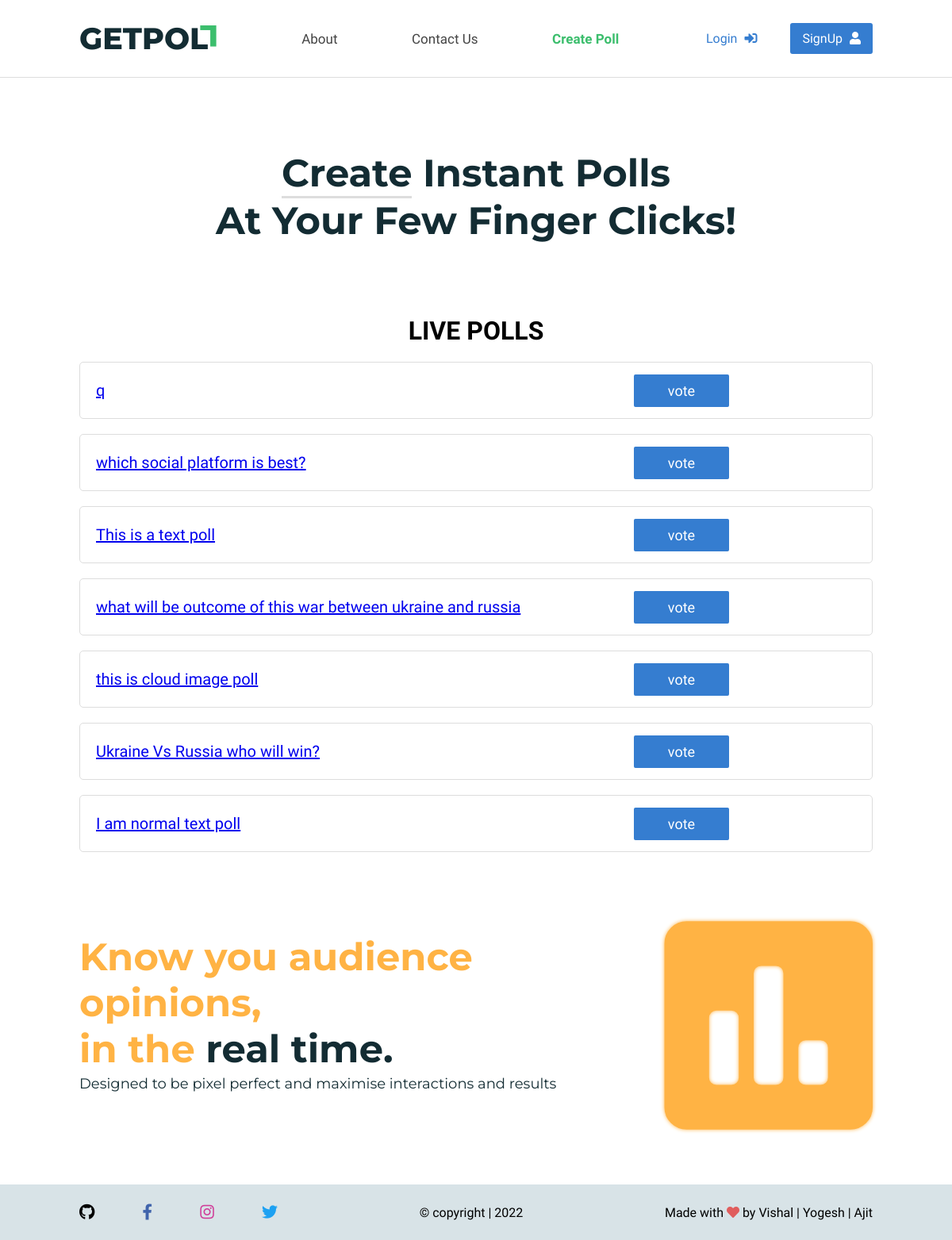
The app's page /, older data.
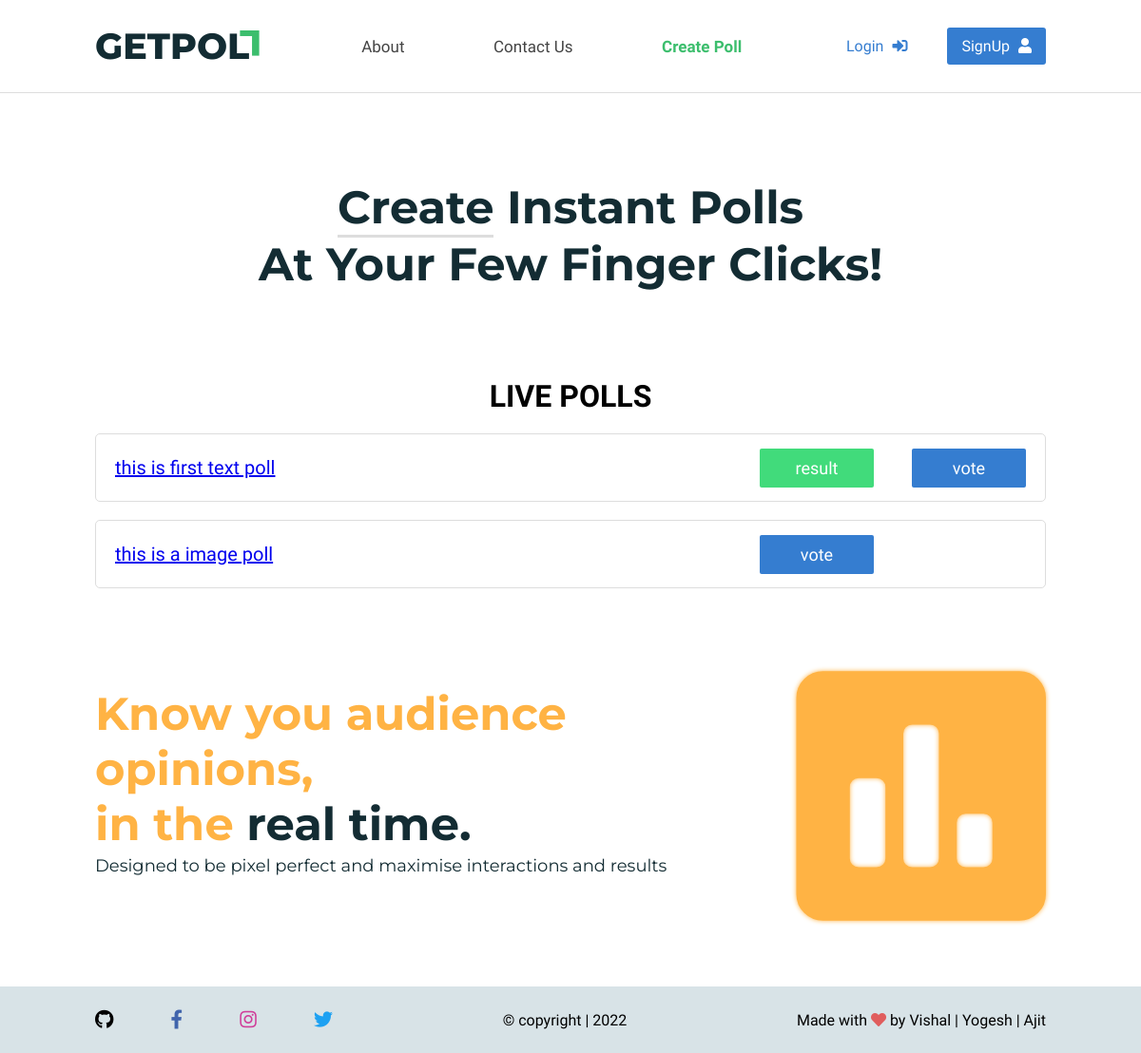
The same page, newer data.
### poll/models.py (models this page shows, shortened)
class Poll(models.Model):
    question = models.CharField(max_length=200)
    is_eligible = models.BooleanField(default=False)
    time = models.IntegerField(help_text="duration of the poll in minutes")
    user = models.ForeignKey(User, on_delete=models.CASCADE)
    created = models.DateTimeField(auto_now_add=True)

### poll/views.py (the view)
# urls.py: path('', views.PollListView.as_view(), name="home"),
class PollListView(ListView):
    model = Poll #object_list
    template_name = 'poll/main.html'
    ordering = ['-created']

### poll/templates/poll/main.html (shortened to what this page needs)
{% extends "poll/base.html" %}
{% load static %}
{% block content %}
<section class="upper-content">
    <p class="tagline"><a href="{% url 'create' %}">Create</a> Instant Polls <br> At Your Few Finger Clicks!</p>
</section>
<h1 style="text-align: center; margin-bottom: 20px;">LIVE POLLS</h1>
{% for poll in object_list %}
    <div class="card" style="z-index: 0;">
      <div class="card-body">
        <a class="question" href="{% url 'poll-detail' poll.id %}">{{poll.question}}</a>
        <div class="result-vote">
          {% if poll.is_eligible or poll.user == user %}
          <a class="result" href="{% url 'result' poll.id%}">result</a>
          {% endif %}
          <a class="vote" href="{% url 'poll-detail' poll.id%}">vote</a>
        </div>
      </div>
    </div>
    <br>
{% endfor %}
<section class="middle-content">
  <p class="p1">Know you audience opinions,<br>in the <span>real time.</span><br>
  <span class="p2">Designed to be pixel perfect and maximise interactions and results</span>
  </p>
  <i class="fas fa-poll"></i>
</section>
{% endblock content %}

### poll/templates/poll/base.html (shortened to what this page needs)
{% load static %}
<!DOCTYPE html>
<html lang="en">
<head>
    <link rel="stylesheet" href="https://use.fontawesome.com/releases/v5.15.4/css/all.css">
    <link rel="stylesheet" href="{% static '/poll/base.css' %}">
</head>
<body>
      {% block header %}
        {% include 'poll/navbar.html' %}
      {% endblock %}
      {% block content %}
      {% endblock %}
    {% block footer %}
    <footer>
        <div class="social-links-wrapper">
            <i class="socio fab fa-github"></i>
            <i class="socio fab fa-facebook-f"></i>
            <i class="socio fab fa-instagram"></i>
            <i class="socio fab fa-twitter"></i>
      </div>
      <div>
        &copy; copyright | 2022
      </div>
      <div lass="creators">Made with <i class="fas fa-heart"></i> by Vishal | Yogesh | Ajit</div>
    </footer>
    {% endblock %}
</body>
</html>

### poll/templates/poll/navbar.html
<header class="nav-bar">
  <a class="logo" href="{% url 'home' %}">GETPOL<span>L</span></a>
  <div class="nav-links-wrapper">
    {% if user.is_authenticated %}
      <a href="{% url 'user-poll' %}" class="nav-links nav-links-1">Dashboard</a>
      <a href="{% url 'profile-info' %}" class="nav-links nav-links-2">Profile</a>
    {% else %}
      <a href="#" class="nav-links nav-links-1">About</a>
      <a href="#" class="nav-links nav-links-2">Contact Us</a>
    {% endif %}
      <a href="{% url 'create' %}" class="nav-links nav-links-3">Create Poll</a>
  </div>
  <div class="right">
    {% if user.is_authenticated %}
      <a href="{% url 'account_logout' %}" class="sign in logout">Logout <i class="fas fa-sign-out-alt"></i></a>
      <div class="nav-menu">
        <i class="fa fa-solid fa-user profile-settings"></i>
        <div class="profile-dashboard-menu">
            <a class="item" href="{% url 'profile-info' %}">
              Profile
            </a>
            <a class="item" href="{% url 'account_set_password' %}">
              Set Password
            </a>
            <a class="item" href="{% url 'account_email' %}">
              Add Email
            </a>
        </div>
      </div>
    {% else %}
      <a href="{% url 'account_login' %}" class="sign in">Login <i class="fas fa-sign-in-alt"></i></a>
      <a href="{% url 'account_signup' %}" class="sign up">SignUp <i class="fas fa-user"></i></a>
    {% endif %}
  </div>
</header>

### poll/static/poll/base.css (style rules this page uses)
* { margin: 0; padding: 0; }
body { margin: 0; padding: 0; box-sizing: border-box; font-family: 'Varela Round', sans-serif; position: relative; min-height: calc(100vh - 70px); }
.nav-bar { display: flex; justify-content: space-between; align-items: center; box-sizing: border-box; position: sticky; top:0; background-color: white; border-bottom: 1px solid #ddd; z-index: 1; padding: 25px 100px; }
.logo { font-size: 38px; font-family: 'Montserrat', sans-serif; font-weight: 800; color: #132C33; cursor: pointer; text-decoration: none; transition : all 0.1s ease-in-out; }
.logo span { margin: 0; padding: 0; display: inline-block; text-decoration: none; color: #3cbe6d; transform: rotate(-180deg); position: relative; right: 10px; bottom: 3px; }
.nav-links-wrapper { display: flex; justify-content: space-between; align-items: center; font-size: 17px; width: 40%; }
.nav-links { font-size: 17px; color: #444444; cursor: pointer; text-decoration: none; font-style: none; transition: all 0.3s ease; }
.nav-links-3 { color: #3cbe6d; font-weight: bold; }
.right { display: flex; justify-content: space-between; align-items: center; width: 22.5%; transition: all 0.3s ease; }
.fa-sign-in-alt, .fa-user { margin-left: 5px; }
.sign { padding: 10px 15px; text-align: center; border-radius: 3px; text-decoration: none; cursor: pointer; transition: all 0.3s ease; }
.in { color: #357dd0; }
.up { color: white; background-color: #357dd0; }
.upper-content { color: #132C33; height: 300px; display: flex; justify-content: center; align-items: center; font-size: 48px; font-family: 'Montserrat', sans-serif; font-weight: 700; line-height: 60px; }
.tagline { text-align: center; }
.upper-content a { color: #132C33; text-decoration: none; border-bottom: 3px solid #ddd; }
.middle-content { font-family: 'Montserrat', sans-serif; font-weight: 400; color: #FFB344; font-size: 48px; font-weight: bold; display: flex; justify-content: space-between; align-items: center; border-spacing: 1px; padding: 50px 100px; }
.middle-content span { color: #132C33; }
.p2 { color: grey; font-size: 18px; font-weight: normal; position: relative; top: -25px; }
.fa-poll { font-size: 300px; transform: rotate3d(45deg); text-shadow: 0 0 5px #FFB344; }
footer { display: flex; justify-content: space-between; align-items: center; height: 70px; background-color: #D8E3E7; padding: 0 100px; }
.social-links-wrapper { display: flex; justify-content: space-between; align-items: center; width: 250px; font-weight: bold; }
.socio { font-size: 20px; cursor: pointer; }
.fa-facebook-f { color: #4064ac; }
.fa-instagram { color: #D03D99; }
.fa-twitter { color: #1DA1F2; }
.fa-heart { color: #E05D5D; }
.card { margin: 0 100px; font-size: 18px; border: 1px solid #ddd; padding: 0px 20px; height: 70px; border-radius: 5px; display: flex; align-items: center; justify-content: space-between; }
.card-body { width: 100%; display: flex; align-items: center; justify-content: space-between; height: 50px; border-radius: 5px; }
.result-vote { display: flex; align-items: center; justify-content: space-between; width: 280px; cursor: pointer; }
.result, .vote { padding: 10px; width: 100px; text-align: center; text-decoration: none; color: white; border-radius: 2px; }
.result { background-color: #41DB7B; ; }
.vote { background-color: #357DD0; }
.question { font-size: 20px; }

Row changes from the older to the newer data that the page shows:
removed Poll: question "q"
removed Poll: question "which social platform is best?"
removed Poll: question "This is a text poll"
removed Poll: question "what will be outcome of this war between ukraine and russia"
removed Poll: question "this is cloud image poll"
removed Poll: question "Ukraine Vs Russia who will win?"
removed Poll: question "I am normal text poll"
added Poll: question "this is first text poll", is_eligible "result"
added Poll: question "this is a image poll"
